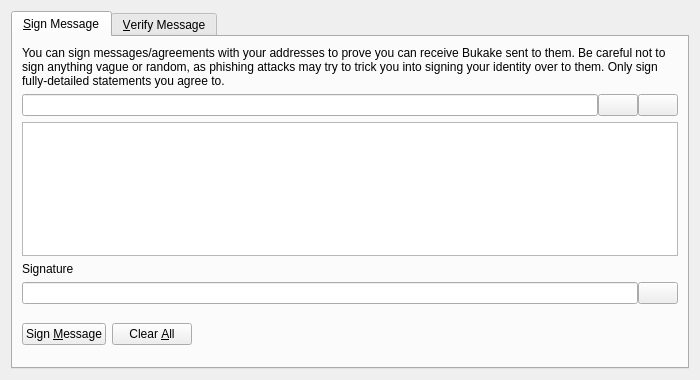
<?xml version="1.0" encoding="UTF-8"?>
<ui version="4.0">
 <class>SignVerifyMessageDialog</class>
 <widget class="QDialog" name="SignVerifyMessageDialog">
  <property name="geometry">
   <rect>
    <x>0</x>
    <y>0</y>
    <width>700</width>
    <height>380</height>
   </rect>
  </property>
  <property name="windowTitle">
   <string>Signatures - Sign / Verify a Message</string>
  </property>
  <property name="modal">
   <bool>true</bool>
  </property>
  <layout class="QVBoxLayout" name="verticalLayout">
   <item>
    <widget class="QTabWidget" name="tabWidget">
     <property name="currentIndex">
      <number>0</number>
     </property>
     <widget class="QWidget" name="tabSignMessage">
      <attribute name="title">
       <string>&amp;Sign Message</string>
      </attribute>
      <layout class="QVBoxLayout" name="verticalLayout_SM">
       <item>
        <widget class="QLabel" name="infoLabel_SM">
         <property name="text">
          <string>You can sign messages/agreements with your addresses to prove you can receive Bukake sent to them. Be careful not to sign anything vague or random, as phishing attacks may try to trick you into signing your identity over to them. Only sign fully-detailed statements you agree to.</string>
         </property>
         <property name="textFormat">
          <enum>Qt::PlainText</enum>
         </property>
         <property name="wordWrap">
          <bool>true</bool>
         </property>
        </widget>
       </item>
       <item>
        <layout class="QHBoxLayout" name="horizontalLayout_1_SM">
         <property name="spacing">
          <number>0</number>
         </property>
         <item>
          <widget class="QValidatedLineEdit" name="addressIn_SM">
           <property name="toolTip">
            <string>The Bukake address to sign the message with</string>
           </property>
          </widget>
         </item>
         <item>
          <widget class="QPushButton" name="addressBookButton_SM">
           <property name="toolTip">
            <string>Choose previously used address</string>
           </property>
           <property name="text">
            <string/>
           </property>
           <property name="shortcut">
            <string>Alt+A</string>
           </property>
           <property name="autoDefault">
            <bool>false</bool>
           </property>
          </widget>
         </item>
         <item>
          <widget class="QPushButton" name="pasteButton_SM">
           <property name="toolTip">
            <string>Paste address from clipboard</string>
           </property>
           <property name="text">
            <string/>
           </property>
           <property name="shortcut">
            <string>Alt+P</string>
           </property>
           <property name="autoDefault">
            <bool>false</bool>
           </property>
          </widget>
         </item>
        </layout>
       </item>
       <item>
        <widget class="QPlainTextEdit" name="messageIn_SM">
         <property name="toolTip">
          <string>Enter the message you want to sign here</string>
         </property>
        </widget>
       </item>
       <item>
        <widget class="QLabel" name="signatureLabel_SM">
         <property name="text">
          <string>Signature</string>
         </property>
         <property name="textFormat">
          <enum>Qt::PlainText</enum>
         </property>
        </widget>
       </item>
       <item>
        <layout class="QHBoxLayout" name="horizontalLayout_2_SM">
         <property name="spacing">
          <number>0</number>
         </property>
         <item>
          <widget class="QLineEdit" name="signatureOut_SM">
           <property name="font">
            <font>
             <italic>true</italic>
            </font>
           </property>
           <property name="readOnly">
            <bool>true</bool>
           </property>
          </widget>
         </item>
         <item>
          <widget class="QPushButton" name="copySignatureButton_SM">
           <property name="toolTip">
            <string>Copy the current signature to the system clipboard</string>
           </property>
           <property name="text">
            <string/>
           </property>
           <property name="autoDefault">
            <bool>false</bool>
           </property>
          </widget>
         </item>
        </layout>
       </item>
       <item>
        <layout class="QHBoxLayout" name="horizontalLayout_3_SM">
         <item>
          <widget class="QPushButton" name="signMessageButton_SM">
           <property name="toolTip">
            <string>Sign the message to prove you own this Bukake address</string>
           </property>
           <property name="text">
            <string>Sign &amp;Message</string>
           </property>
           <property name="autoDefault">
            <bool>false</bool>
           </property>
          </widget>
         </item>
         <item>
          <widget class="QPushButton" name="clearButton_SM">
           <property name="toolTip">
            <string>Reset all sign message fields</string>
           </property>
           <property name="text">
            <string>Clear &amp;All</string>
           </property>
           <property name="autoDefault">
            <bool>false</bool>
           </property>
          </widget>
         </item>
         <item>
          <spacer name="horizontalSpacer_1_SM">
           <property name="orientation">
            <enum>Qt::Horizontal</enum>
           </property>
           <property name="sizeHint" stdset="0">
            <size>
             <width>40</width>
             <height>48</height>
            </size>
           </property>
          </spacer>
         </item>
         <item>
          <widget class="QLabel" name="statusLabel_SM">
           <property name="font">
            <font>
             <weight>75</weight>
             <bold>true</bold>
            </font>
           </property>
           <property name="text">
            <string/>
           </property>
           <property name="wordWrap">
            <bool>true</bool>
           </property>
          </widget>
         </item>
         <item>
          <spacer name="horizontalSpacer_2_SM">
           <property name="orientation">
            <enum>Qt::Horizontal</enum>
           </property>
           <property name="sizeHint" stdset="0">
            <size>
             <width>40</width>
             <height>48</height>
            </size>
           </property>
          </spacer>
         </item>
        </layout>
       </item>
      </layout>
     </widget>
     <widget class="QWidget" name="tabVerifyMessage">
      <attribute name="title">
       <string>&amp;Verify Message</string>
      </attribute>
      <layout class="QVBoxLayout" name="verticalLayout_VM">
       <item>
        <widget class="QLabel" name="infoLabel_VM">
         <property name="text">
          <string>Enter the receiver's address, message (ensure you copy line breaks, spaces, tabs, etc. exactly) and signature below to verify the message. Be careful not to read more into the signature than what is in the signed message itself, to avoid being tricked by a man-in-the-middle attack. Note that this only proves the signing party receives with the address, it cannot prove sendership of any transaction!</string>
         </property>
         <property name="textFormat">
          <enum>Qt::PlainText</enum>
         </property>
         <property name="alignment">
          <set>Qt::AlignLeading|Qt::AlignLeft|Qt::AlignTop</set>
         </property>
         <property name="wordWrap">
          <bool>true</bool>
         </property>
        </widget>
       </item>
       <item>
        <layout class="QHBoxLayout" name="horizontalLayout_1_VM">
         <property name="spacing">
          <number>0</number>
         </property>
         <item>
          <widget class="QValidatedLineEdit" name="addressIn_VM">
           <property name="toolTip">
            <string>The Bukake address the message was signed with</string>
           </property>
          </widget>
         </item>
         <item>
          <widget class="QPushButton" name="addressBookButton_VM">
           <property name="toolTip">
            <string>Choose previously used address</string>
           </property>
           <property name="text">
            <string/>
           </property>
           <property name="shortcut">
            <string>Alt+A</string>
           </property>
           <property name="autoDefault">
            <bool>false</bool>
           </property>
          </widget>
         </item>
        </layout>
       </item>
       <item>
        <widget class="QPlainTextEdit" name="messageIn_VM"/>
       </item>
       <item>
        <widget class="QValidatedLineEdit" name="signatureIn_VM"/>
       </item>
       <item>
        <layout class="QHBoxLayout" name="horizontalLayout_2_VM">
         <item>
          <widget class="QPushButton" name="verifyMessageButton_VM">
           <property name="toolTip">
            <string>Verify the message to ensure it was signed with the specified Bukake address</string>
           </property>
           <property name="text">
            <string>Verify &amp;Message</string>
           </property>
           <property name="autoDefault">
            <bool>false</bool>
           </property>
          </widget>
         </item>
         <item>
          <widget class="QPushButton" name="clearButton_VM">
           <property name="toolTip">
            <string>Reset all verify message fields</string>
           </property>
           <property name="text">
            <string>Clear &amp;All</string>
           </property>
           <property name="autoDefault">
            <bool>false</bool>
           </property>
          </widget>
         </item>
         <item>
          <spacer name="horizontalSpacer_1_VM">
           <property name="orientation">
            <enum>Qt::Horizontal</enum>
           </property>
           <property name="sizeHint" stdset="0">
            <size>
             <width>40</width>
             <height>48</height>
            </size>
           </property>
          </spacer>
         </item>
         <item>
          <widget class="QLabel" name="statusLabel_VM">
           <property name="font">
            <font>
             <weight>75</weight>
             <bold>true</bold>
            </font>
           </property>
           <property name="text">
            <string/>
           </property>
           <property name="wordWrap">
            <bool>true</bool>
           </property>
          </widget>
         </item>
         <item>
          <spacer name="horizontalSpacer_2_VM">
           <property name="orientation">
            <enum>Qt::Horizontal</enum>
           </property>
           <property name="sizeHint" stdset="0">
            <size>
             <width>40</width>
             <height>48</height>
            </size>
           </property>
          </spacer>
         </item>
        </layout>
       </item>
      </layout>
     </widget>
    </widget>
   </item>
  </layout>
 </widget>
 <customwidgets>
  <customwidget>
   <class>QValidatedLineEdit</class>
   <extends>QLineEdit</extends>
   <header>qvalidatedlineedit.h</header>
  </customwidget>
 </customwidgets>
 <resources>
  <include location="../bukake.qrc"/>
 </resources>
 <connections/>
</ui>
